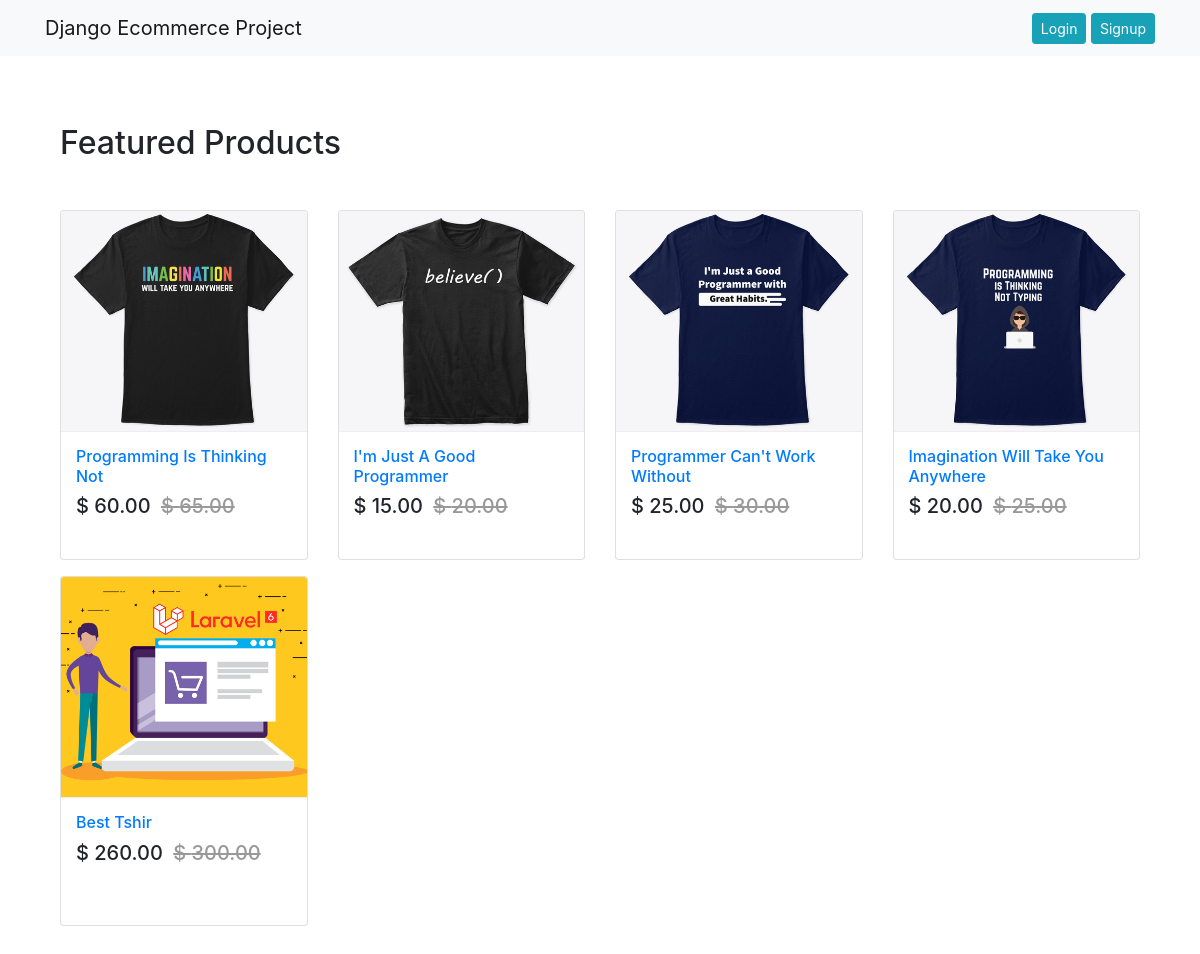
The page / on the database its author committed.
### App_Shop/models.py (models this page shows, shortened)
class Product(models.Model):
    mainimage = models.ImageField(upload_to='Product')
    name = models.CharField(max_length=264)
    category = models.ForeignKey(Category, on_delete=models.CASCADE, related_name='category')
    preview_text = models.TextField(max_length=200, verbose_name='Preview Text')
    details_text = models.TextField(max_length=1000, verbose_name='Description')
    price = models.FloatField()
    old_price = models.FloatField(default=0.00)
    created = models.DateTimeField(auto_now_add=True)
    class Meta:
        ordering = ['-created',]

### App_Shop/views.py (the view)
# urls.py: path('', views.Home.as_view(), name='home'),
class Home(ListView):
    model = Product
    template_name = 'App_Shop/home.html'

### templates/App_Shop/home.html
{% extends 'base.html' %}
{% block body_block %}
 <div class="container my-5">
   <h2 class="my-5">Featured Products</h2>
   <div class="row">
      {% for product in object_list %}
     <div class="col-md-6 col-sm-12 col-lg-3">
       <figure class="card card-product">
         <div class="img-wrap">
           <img src="/media/{{product.mainimage}}" style="width:100%; height:300px;">
         </div>
         <figcaption class="info-wrap">
           <h6 class="title"><a href="{% url 'App_Shop:product_detail' pk=product.pk %}">{{ product.name }}</a></h6>
          <div class="action-wrap">
            <div class="price-wrap h5">
              <span class="price-new"> $ {{ product.price|floatformat:2 }}</span>
             <span class="price-old"><strike> $ {{ product.old_price|floatformat:2 }}</strike></span>
            </div>
            </div>
         </figcaption>
       </figure>
     </div>
 {% endfor %}
   </div>
 </div>
{% endblock %}

### templates/base.html (shortened to what this page needs)
{% load static %}
<!DOCTYPE html>
<html lang="en" dir="ltr">
   <head>
   <link rel="stylesheet" href="https://stackpath.bootstrapcdn.com/bootstrap/4.4.1/css/bootstrap.min.css">
   <link rel="stylesheet" href="https://maxcdn.bootstrapcdn.com/font-awesome/4.7.0/css/font-awesome.min.css">
   <link rel="stylesheet" href="{% static 'css/main.css' %}">
   </head>
   <body>
     {% include 'navbar.html' %}
     <div class="container" style="padding-top:20px">
  {% block body_block %}
  {% endblock %}
</div>
   </body>
 </html>

### templates/navbar.html (shortened to what this page needs)
{% load cart_tag %}
<nav class="navbar navbar-expand-lg navbar-light bg-light">
  <div class="container">
    <a class="navbar-brand" href="{% url 'App_Shop:home' %}"> Django Ecommerce Project</a>
<div class="collapse navbar-collapse" id="navbarNav">
  <ul class="navbar-nav ml-auto">
    {% if request.user.is_authenticated %}
    <li class="nav-item">
 <a class="nav-link" href="{% url 'App_Order:cart' %}">
   <i class="fa fa-shopping-cart" aria-hidden="true"></i> Cart
<span class="badge badge-light"> ({{ request.user | cart_total }})</span>
 </a>
    </li>
  <li class="nav-item dropdown">
 <a class="nav-link dropdown-toggle" href="#" id="navbarDropdown" role="button"
 data-toggle="dropdown" aria-haspopup="true" aria-expanded="false">
<i class="fa fa-user-circle-o"></i> {{ request.user.profile.username }}  </a>
<div class="dropdown-menu" aria-labelledby="navbarDropdown">
  <a class="dropdown-item" href="{% url 'App_Login:profile' %}">Profile</a>
  <a class="dropdown-item" href="{% url 'App_Payment:orders' %}">Orders</a>
  <div class="dropdown-divider">  </div>
  <a class="dropdown-item" href="{% url 'App_Login:logout' %}">Logout</a>
</div>
  </li>
{% else %}
 <li class="nav-item">
   <a href="{% url 'App_Login:login' %}" class="btn btn-info btn-sm"> Login</a>
   <a href="{% url 'App_Login:signup' %}" class="btn btn-info btn-sm"> Signup</a>
 </li>
{% endif %}
  </ul>
    </div>
  </div>
</nav>

### templates/base.html (style rules this page uses)
.card { height: 350px; }
.card-product:after { content: ""; display: table; clear: both; visibility: hidden; }
.card-product .price-new, .card-product .price { margin-right: 5px; }
.card-product .price-old { color: #999; }
.card-product .img-wrap { border-radius: 3px 3px 0 0; overflow: hidden; position: relative; height: 220px; text-align: center; }
.card-product .img-wrap img { max-width: 100%; max-height: 100%; object-fit: cover; }
.card-product .info-wrap { overflow: hidden; padding: 15px; border-top: 1px solid #eee; }
.card-product .title { margin-top: 0px; }

### rows shown on the page
Product: mainimage (picture), name "Programming Is Thinking Not", price "60.00", old_price "65.00"
Product: mainimage (picture), name "I'm Just A Good Programmer", price "15.00", old_price "20.00"
Product: mainimage (picture), name "Programmer Can't Work Without", price "25.00", old_price "30.00"
Product: mainimage (picture), name "Imagination Will Take You Anywhere", price "20.00", old_price "25.00"
Product: mainimage (picture), name "Best Tshir", price "260.00", old_price "300.00"
